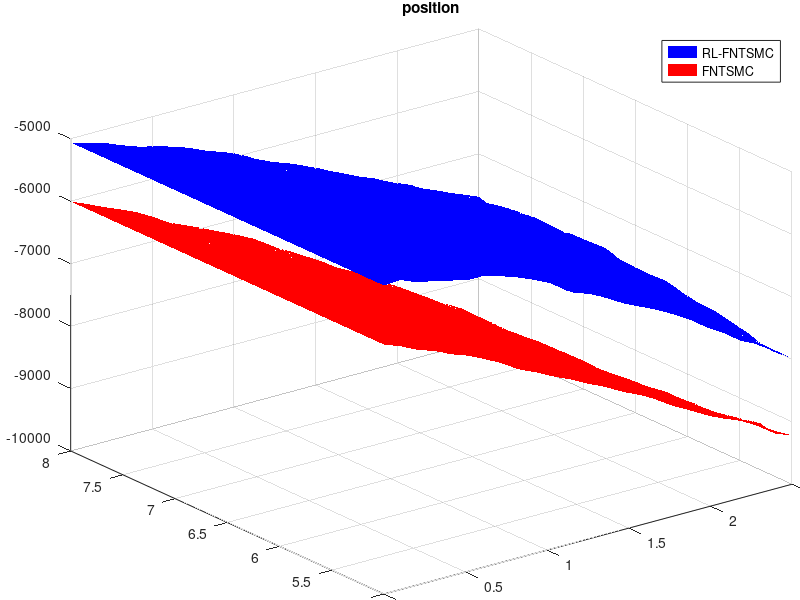

Source code (MATLAB):
clc;clear;

%% attitude
data = csvread('pos_cost_surface.csv', 1, 0);

A = data(:, 1);
T = data(:, 2);
r1 = data(:, 3);
r2 = data(:, 4);

figure()
set(gca, 'LooseInset', [0.01, 0.01, 0.01, 0.01]);
[x, y] = meshgrid(linspace(min(A), max(A), 50), linspace(min(T), max(T), 50));

%% plot RL-FNTSMC
z1 = griddata(A, T, r1, x, y);
mesh(x, y, z1, 'facecolor', 'b', 'EdgeColor', 'none'); hold on;

%% plot FNTSMC
z2 = griddata(A, T, r2, x, y);
mesh(x, y, z2, 'facecolor', 'r', 'EdgeColor', 'none'); hold on;
legend('RL-FNTSMC', 'FNTSMC');
title('position');
grid on;
